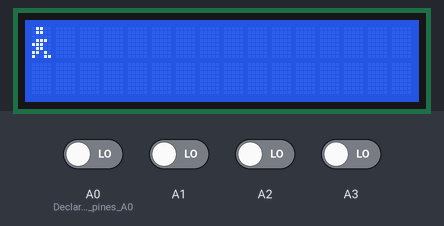
This sketch was run on a simulated Arduino Uno, built with avr-gcc and run on an emulated ATmega328P. Parts: 16×2 character LCD. The test bench sets the inputs (shaded band); at power-on: A0 (Declaramos_los_pines_A0), A1–3 LOW.

Above: at 1.37 s.
1.4 s: A2 driven HIGH
At 1.47 s:
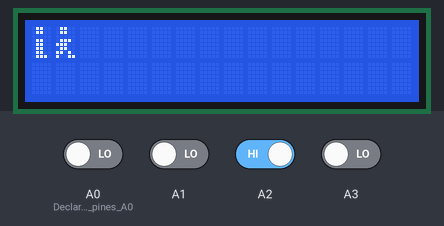
3.0 s: A1 driven HIGH
At 3.24 s:
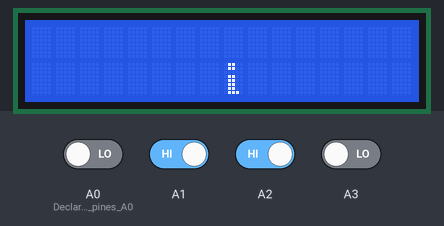
4.6 s: A0 (Declaramos_los_pines_A0) driven HIGH
At 4.67 s:
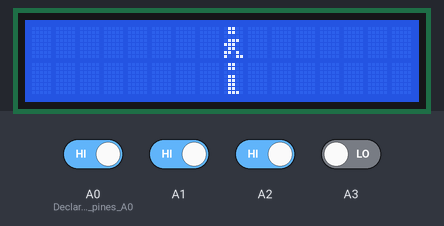

The sketch:

CE_Ejercicio4.ino
```cpp
#include <LCD_I2C.h>

LCD_I2C lcd(0x27, 16, 2); // Default address of most PCF8574 modules, change according
bool var1, var2, var3, var4; //Declaramos las variables para el estado de los botones

int x=0, y=0; //Declaramos las variables para las coordenadas del display (columna, fila)
int temp=50; //Declaramos la variable para el delay

byte P1[8] = //Se define el caracter P1
{
    0b01100,
    0b01100,
    0b00000,
    0b01100,
    0b01100,
    0b01100,
    0b01100,
    0b01110,
};

byte P2[8] =  //Se deine el caracter P2
{
    0b01100,
    0b01100,
    0b00000,
    0b01110,
    0b11100,
    0b01100,
    0b11010,
    0b10011,
};


void setup()
{
    pinMode(A0, INPUT); //Declaramos los pines A0, A1, A2, A3 como entradas
    pinMode(A1, INPUT);
    pinMode(A2, INPUT);
    pinMode(A3, INPUT);
    lcd.begin();  //Inicia el display LCD
    lcd.backlight(); //Prende la luz de fondo
    lcd.clear();

    //Crea nuevos caracteres
    lcd.createChar(0, P1);
    lcd.createChar(1, P2);

    lcd.setCursor(x,y); //Se posiciona en la columna x=0 de la fila y=0
    lcd.write(1); //Se imprime el caracter P2
    delay(temp);
    lcd.clear(); //Se limpia la pantalla
    lcd.setCursor(x,y); //Se posiciona en la columna x=0 de la fila y=0
    lcd.write(0); //Se imprime el caracter P1
}

void loop(){

  //Se definen las variables que leeran el estado de los botones
  var1=digitalRead(A0); //Boton arriba
  var2=digitalRead(A1); //Boton abajo
  var3=digitalRead(A2); //Boton derecha
  var4=digitalRead(A3); //Boton izquierda

  //Si el boton arriba está encendido y la coordenada y=1 entonces el caracter sube a la coordanada y=0
  if(var1){
    if(y==1){
      y--;
      delay(temp);
      lcd.setCursor(x,y); //Se posiciona en la columna x de la fila y=0
      lcd.write(1); //SE imprime el caracter P2
      delay(temp);
      lcd.clear(); //Se limpia la pantalla
      lcd.setCursor(x,y); //Se posiciona en la columna x de la fila y=0
      lcd.write(0); //Se imprime el caracter P1

    }
  }
  //Si el boton abajo está encendido y la coordenada y=0 entonces el caracter baja a la coordanada y=1
  else if(var2){
    if(y==0){
      y++;
      delay(temp);
      lcd.setCursor(x,y); //Se posiciona en la columna 0 de la fila 0
      lcd.write(1); //SE imprime el caracter P2
      delay(temp);
      lcd.clear(); //Se limpia la pantalla
      lcd.setCursor(x,y); //Se posiciona en la columna 0 de la fila 0
      lcd.write(0); //Se imprime el caracter P1

    }
  }
   //Si el boton derecha está encendido y la coordenada x<15 entonces el caracter se mueve hacia la derecha tal que la coordanada x=x+1
   else if(var3){
    if(x<15){
      x++;
      delay(temp);
      lcd.setCursor(x,y); //Se posiciona en la columna x+1 de la fila y
      lcd.write(1);
      delay(temp);
      lcd.clear(); //Se limpia la pantalla
      lcd.setCursor(x,y); //Se posiciona en la columna x+1 de la fila y
      lcd.write(0);
    }
   }
    //Si el boton izquierda está encendido y la coordenada x>0 entonces el caracter se mueve hacia la izquierda tal que la coordanada x=x-1
   else if(var4){
    if(0<x){
      x--;
      delay(temp);
      lcd.setCursor(x,y); //Se posiciona en la columna x-1 de la fila y
      lcd.write(1);
      delay(temp);
      lcd.clear(); //Se limpia la pantalla
      lcd.setCursor(x,y); //Se posiciona en la columna x-1 de la fila y
      lcd.write(0);
    }
   }

  //La persona seguirá caminando en su lugar si ningún botón se oprime
   delay(temp);
   lcd.setCursor(x,y); //Se posiciona en la columna x de la fila y
   lcd.write(1);
   delay(temp);
   lcd.clear(); //Se limpia la pantalla
   lcd.setCursor(x,y); //Se posiciona en la columna x de la fila y
   lcd.write(0);

}
```

Measured:
- after the input at 1.4 s, the display: first differs from a run without the input after 0.07 s (image 1)
- after the input at 4.6 s, the display: first differs from a run without the input after 0.07 s (image 3)
